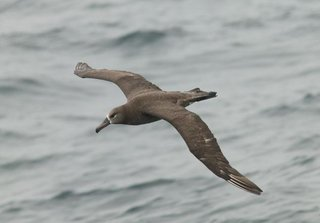
#> input picture beakyproj/test/001.Black_footed_Albatross/Black_Footed_Albatross_0001_796111.jpg, 320 x 223 px
$ python -i realtime.py   (imports and definitions only)
#> lines starting #> are read from the running program, lines starting #| are printed output that depends on the picture; after the words box and inside, x2 and y2 are one past the last pixel; in counts of white or black regions, pixels touching at a corner belong together
#> further down, picture is the input picture: shape (223, 320, 3); mean B, G, R 165.8, 167, 163.1
import cv2
import numpy as np
import tensorflow as tf
import time


# [1 line that did not run here, left out]
# [1 line not run here, left out]


# [1 line that did not run here, left out]
# [1 line that did not run here, left out]


# [1 line that did not run here, left out]
# [1 line that did not run here, left out]
# [1 line that did not run here, left out]


class_names = ['Black_Footed_Albatross', 'Laysan_Albatross', 'Sooty_Albatross']

# [27 lines left out: functions preprocess_image, run_inference, not called in this run]

def detect_bird_location(frame):
    """Detect where the bird is located in the image using image processing"""

    gray = cv2.cvtColor(frame, cv2.COLOR_BGR2GRAY)

    #
    blurred = cv2.GaussianBlur(gray, (5, 5), 0)
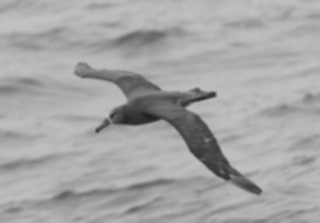
#> blurred: shape (223, 320); min 30, max 195, mean 165.7


    thresh = cv2.adaptiveThreshold(
        blurred, 255, cv2.ADAPTIVE_THRESH_GAUSSIAN_C,
        cv2.THRESH_BINARY_INV, 11, 2
    )
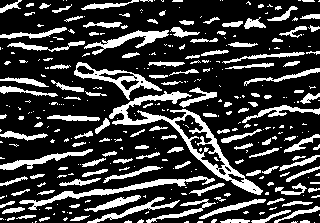
#> thresh: shape (223, 320); 23.8% white; 332 white regions (205 under 20 px)

    # Find contours521
    contours, _ = cv2.findContours(thresh, cv2.RETR_EXTERNAL, cv2.CHAIN_APPROX_SIMPLE)
#> contours = 326 contours, 228 with area under 20; largest, box (x1, y1, x2, y2) and area: (109, 91, 263, 195) 2796, (74, 62, 162, 100) 980, (19, 176, 215, 210) 756, (84, 30, 169, 55) 494, (0, 149, 93, 170) 384


    min_contour_area = 500
    potential_birds = [c for c in contours if cv2.contourArea(c) > min_contour_area]
#> potential_birds = 3 contours; box (x1, y1, x2, y2) and area: (109, 91, 263, 195) 2796, (74, 62, 162, 100) 980, (19, 176, 215, 210) 756

    potential_birds.sort(key=cv2.contourArea, reverse=True)


    if not potential_birds:
        height, width = frame.shape[:2]
        return (0, 0, width, height)


    x, y, w, h = cv2.boundingRect(potential_birds[0])
#> x = 109; y = 91; w = 154; h = 104


    padding = 20
    x = max(0, x - padding)
#> x = 89
    y = max(0, y - padding)
#> y = 71
    w = min(frame.shape[1] - x, w + 2*padding)
#> w = 194
    h = min(frame.shape[0] - y, h + 2*padding)
#> h = 144

    return (x, y, w, h)

# [73 lines left out: functions process_frame, main, not called in this run]

# [2 lines not run here, left out]

>>> import cv2
>>> picture = cv2.imread('test/001.Black_footed_Albatross/Black_Footed_Albatross_0001_796111.jpg')
>>> result = detect_bird_location(picture)
#> result = (89, 71, 194, 144)

$ run again, on beakyproj/test/001.Black_footed_Albatross/Black_Footed_Albatross_0007_796138.jpg
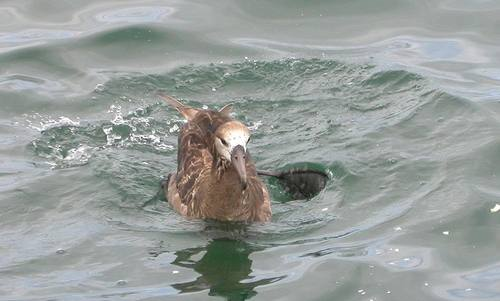
#> input picture beakyproj/test/001.Black_footed_Albatross/Black_Footed_Albatross_0007_796138.jpg, 500 x 301 px
#> picture is the input picture: shape (301, 500, 3); mean B, G, R 154.9, 157.4, 152.1
#> in detect_bird_location, `gray = cv2.cvtColor(frame, cv2.COLOR_BGR2GRAY)`:
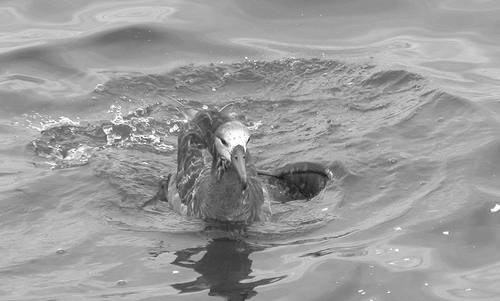
#> gray: shape (301, 500); min 15, max 255, mean 155.6
#> in detect_bird_location, `thresh = cv2.adaptiveThreshold( blurred, 255, cv2.ADAPTIVE_THRESH_GAUS..`:
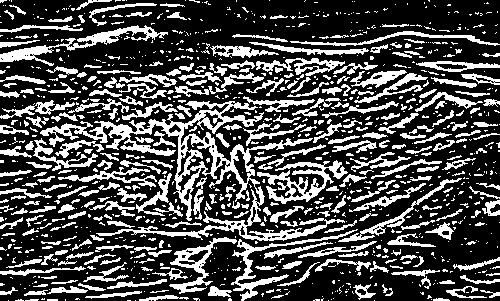
#> thresh: shape (301, 500); 29.7% white; 1043 white regions (734 under 20 px)
#> contours = 1041 contours, 822 with area under 20; largest, box (x1, y1, x2, y2) and area: (40, 101, 345, 241) 6580, (257, 160, 348, 204) 1161, (0, 25, 168, 66) 1102, (169, 237, 237, 294) 922, (231, 229, 358, 301) 750
#> potential_birds = 6 contours; box (x1, y1, x2, y2) and area: (40, 101, 345, 241) 6580, (257, 160, 348, 204) 1161, (0, 25, 168, 66) 1102, (169, 237, 237, 294) 922, (231, 229, 358, 301) 750, (256, 58, 345, 76) 573
#> in detect_bird_location, `x, y, w, h = cv2.boundingRect(potential_birds[0])`: x = 40; y = 101; w = 305; h = 140
#> in detect_bird_location, `x = max(0, x - padding)`: x = 20
#> in detect_bird_location, `y = max(0, y - padding)`: y = 81
#> in detect_bird_location, `w = min(frame.shape[1] - x, w + 2*padding)`: w = 345
#> in detect_bird_location, `h = min(frame.shape[0] - y, h + 2*padding)`: h = 180
#> result = (20, 81, 345, 180)

$ run again, on beakyproj/test/001.Black_footed_Albatross/Black_Footed_Albatross_0023_796059.jpg
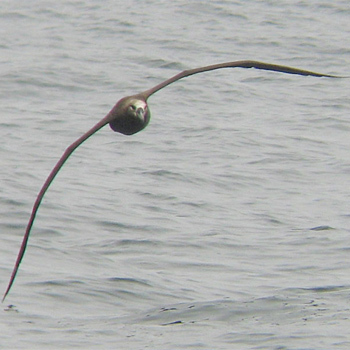
#> input picture beakyproj/test/001.Black_footed_Albatross/Black_Footed_Albatross_0023_796059.jpg, 350 x 350 px
#> picture is the input picture: shape (350, 350, 3); mean B, G, R 177.4, 178.4, 176.4
#> in detect_bird_location, `thresh = cv2.adaptiveThreshold( blurred, 255, cv2.ADAPTIVE_THRESH_GAUS..`:
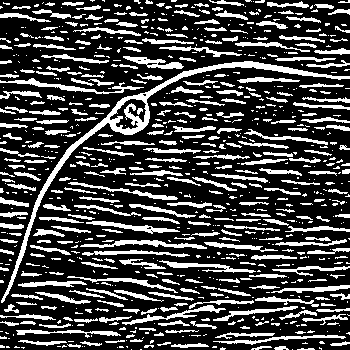
#> thresh: shape (350, 350); 26.8% white; 835 white regions (493 under 20 px)
#> contours = 833 contours, 614 with area under 20; largest, box (x1, y1, x2, y2) and area: (1, 61, 350, 303) 2889, (0, 78, 144, 94) 340, (80, 240, 207, 249) 340, (86, 221, 180, 234) 297, (123, 56, 184, 69) 296
#> potential_birds = 1 contour; box (x1, y1, x2, y2) and area: (1, 61, 350, 303) 2889
#> in detect_bird_location, `x, y, w, h = cv2.boundingRect(potential_birds[0])`: x = 1; y = 61; w = 349; h = 242
#> in detect_bird_location, `x = max(0, x - padding)`: x = 0
#> in detect_bird_location, `y = max(0, y - padding)`: y = 41
#> in detect_bird_location, `w = min(frame.shape[1] - x, w + 2*padding)`: w = 350
#> in detect_bird_location, `h = min(frame.shape[0] - y, h + 2*padding)`: h = 282
#> result = (0, 41, 350, 282)
